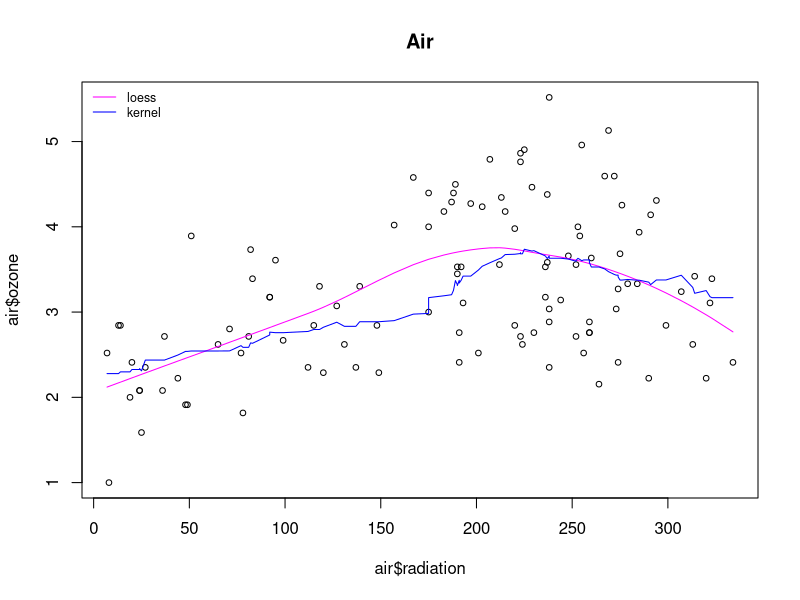

Write the R code that produced this figure.
# 5.1 LOESS AND KERNEL SMOOTHERS
# activity using air dataset

air <- read.table("air.txt", header=TRUE)

# order the predictors so the lines joining the fitted values won't 
# criss-cross the plot
air <- air[order(air$radiation), ]

# fit loess and kernel smoothers
lfit <- loess(air$ozone ~ air$radiation, span = 0.75)
kfit <- ksmooth(air$radiation, air$ozone, bandwidth = 100)

plot(air$radiation, air$ozone, cex=0.75, main="Air")
lines(air$radiation, lfit$fitted, col="magenta")
lines(air$radiation, kfit$y, col="blue")

legend("topleft", legend=c("loess", "kernel"),
       bty="n", cex=0.75, lty=1, col=c("magenta", "blue"))
